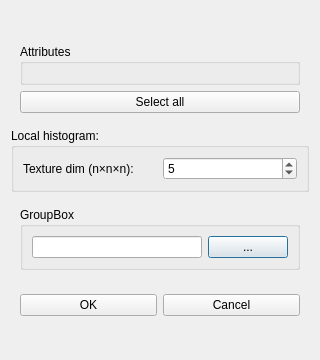
<?xml version="1.0" encoding="UTF-8"?>
<ui version="4.0">
 <class>AttributeDialog</class>
 <widget class="QDialog" name="AttributeDialog">
  <property name="windowModality">
   <enum>Qt::ApplicationModal</enum>
  </property>
  <property name="geometry">
   <rect>
    <x>0</x>
    <y>0</y>
    <width>320</width>
    <height>360</height>
   </rect>
  </property>
  <property name="sizePolicy">
   <sizepolicy hsizetype="Preferred" vsizetype="MinimumExpanding">
    <horstretch>0</horstretch>
    <verstretch>0</verstretch>
   </sizepolicy>
  </property>
  <property name="focusPolicy">
   <enum>Qt::StrongFocus</enum>
  </property>
  <property name="windowTitle">
   <string>Attribute Extraction</string>
  </property>
  <property name="windowIcon">
   <iconset>
    <normaloff>:/ui/icons/vex_logo.png</normaloff>:/ui/icons/vex_logo.png</iconset>
  </property>
  <property name="modal">
   <bool>true</bool>
  </property>
  <layout class="QGridLayout" name="gridLayout">
   <item row="4" column="0">
    <widget class="QWidget" name="fileWidget" native="true">
     <layout class="QGridLayout" name="gridLayout_5">
      <item row="0" column="0">
       <widget class="QGroupBox" name="groupBox">
        <property name="title">
         <string>GroupBox</string>
        </property>
        <layout class="QGridLayout" name="gridLayout_6">
         <item row="0" column="0">
          <widget class="QLineEdit" name="leCSVFilePath">
           <property name="text">
            <string/>
           </property>
          </widget>
         </item>
         <item row="0" column="1">
          <widget class="QPushButton" name="pbCSVFile">
           <property name="text">
            <string>...</string>
           </property>
          </widget>
         </item>
        </layout>
       </widget>
      </item>
     </layout>
    </widget>
   </item>
   <item row="3" column="0">
    <widget class="QGroupBox" name="localHistogramWidget">
     <property name="title">
      <string>Local histogram:</string>
     </property>
     <layout class="QGridLayout" name="gridLayout_4">
      <item row="0" column="0">
       <widget class="QLabel" name="lblSide">
        <property name="text">
         <string>Texture dim (n×n×n):</string>
        </property>
       </widget>
      </item>
      <item row="0" column="1">
       <widget class="QSpinBox" name="sbSide">
        <property name="minimum">
         <number>1</number>
        </property>
        <property name="maximum">
         <number>1000000</number>
        </property>
        <property name="singleStep">
         <number>2</number>
        </property>
        <property name="value">
         <number>5</number>
        </property>
       </widget>
      </item>
     </layout>
    </widget>
   </item>
   <item row="6" column="0">
    <spacer name="bottomVerticalSpacer">
     <property name="orientation">
      <enum>Qt::Vertical</enum>
     </property>
     <property name="sizeHint" stdset="0">
      <size>
       <width>20</width>
       <height>0</height>
      </size>
     </property>
    </spacer>
   </item>
   <item row="0" column="0">
    <spacer name="topVerticalSpacer">
     <property name="orientation">
      <enum>Qt::Vertical</enum>
     </property>
     <property name="sizeHint" stdset="0">
      <size>
       <width>20</width>
       <height>0</height>
      </size>
     </property>
    </spacer>
   </item>
   <item row="1" column="0">
    <widget class="QWidget" name="featureWidget" native="true">
     <layout class="QGridLayout" name="gridLayout_3">
      <item row="1" column="0" colspan="2">
       <widget class="QPushButton" name="pbSelectAll">
        <property name="text">
         <string>Select all</string>
        </property>
       </widget>
      </item>
      <item row="0" column="0" colspan="2">
       <widget class="QGroupBox" name="groupBoxTypes">
        <property name="title">
         <string>Attributes</string>
        </property>
        <layout class="QGridLayout" name="groupBoxTypesLayout"/>
       </widget>
      </item>
     </layout>
    </widget>
   </item>
   <item row="5" column="0">
    <widget class="QWidget" name="bottomWidget" native="true">
     <layout class="QGridLayout" name="gridLayout_2">
      <item row="1" column="1">
       <widget class="QPushButton" name="pbApply">
        <property name="text">
         <string>OK</string>
        </property>
        <property name="shortcut">
         <string>Enter</string>
        </property>
       </widget>
      </item>
      <item row="1" column="2">
       <widget class="QPushButton" name="pbCancel">
        <property name="text">
         <string>Cancel</string>
        </property>
       </widget>
      </item>
     </layout>
    </widget>
   </item>
  </layout>
 </widget>
 <tabstops>
  <tabstop>pbSelectAll</tabstop>
  <tabstop>sbSide</tabstop>
  <tabstop>pbApply</tabstop>
  <tabstop>pbCancel</tabstop>
 </tabstops>
 <resources/>
 <connections>
  <connection>
   <sender>pbApply</sender>
   <signal>clicked()</signal>
   <receiver>AttributeDialog</receiver>
   <slot>accept()</slot>
   <hints>
    <hint type="sourcelabel">
     <x>183</x>
     <y>118</y>
    </hint>
    <hint type="destinationlabel">
     <x>159</x>
     <y>89</y>
    </hint>
   </hints>
  </connection>
  <connection>
   <sender>pbCancel</sender>
   <signal>clicked()</signal>
   <receiver>AttributeDialog</receiver>
   <slot>reject()</slot>
   <hints>
    <hint type="sourcelabel">
     <x>264</x>
     <y>118</y>
    </hint>
    <hint type="destinationlabel">
     <x>159</x>
     <y>89</y>
    </hint>
   </hints>
  </connection>
 </connections>
 <slots>
  <slot>slotApply()</slot>
  <slot>slotCancel()</slot>
 </slots>
</ui>
